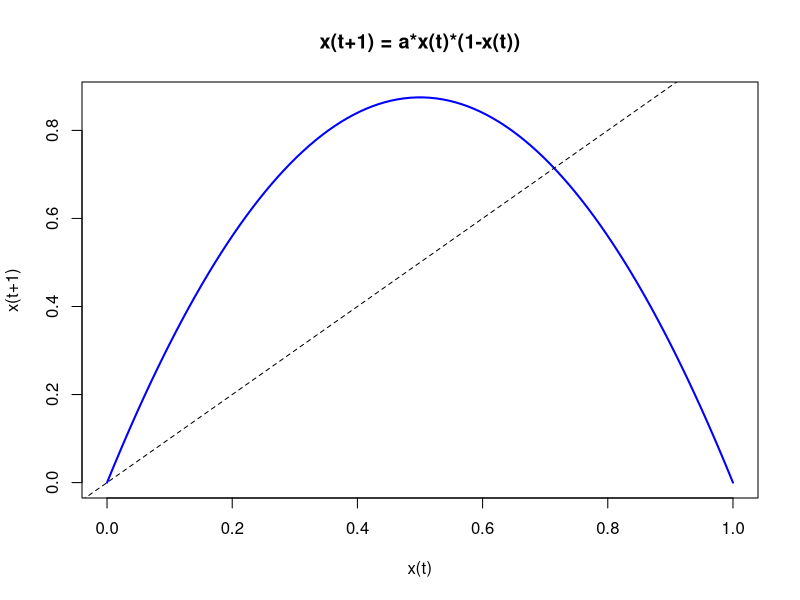
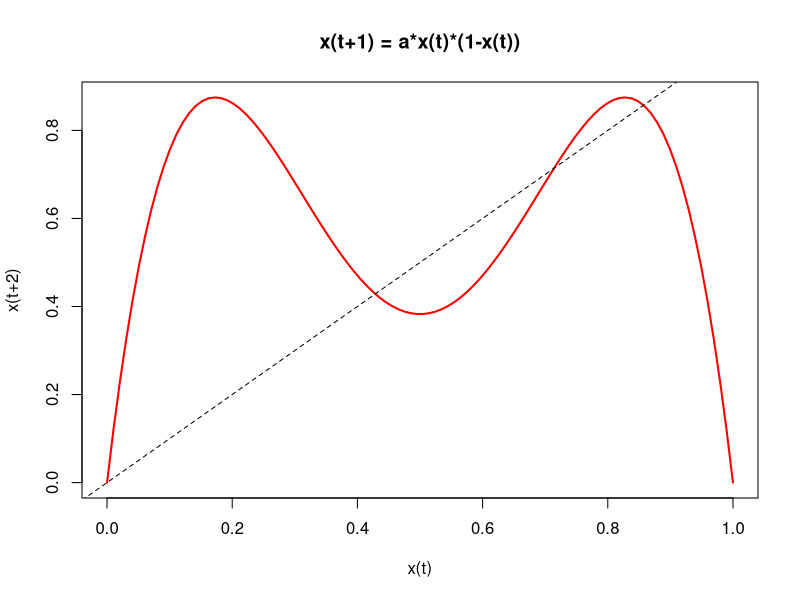
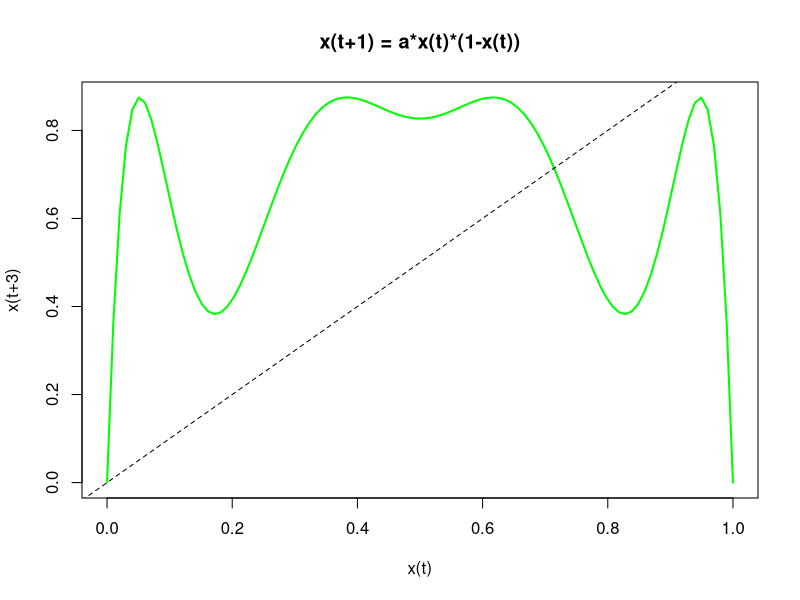
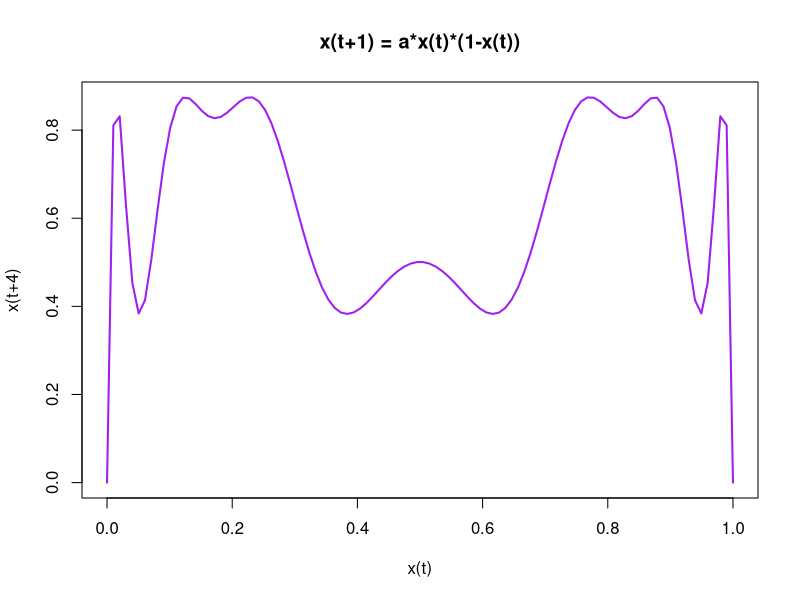

Write R code to recreate these figures, in order.
# Robert May's logistic map: x(t+1) = a * x(t) * (1 - x(t)) #######
# Define the parameters
a <- 3.5 # Growth rate
x <- seq(0, 1, length.out = 100)  # Sequence of population values (0 to 1)

# Calculate the next population values
x_next <- a * x * (1 - x)

# Plot the equation
plot(x, x_next, type = "l", col = "blue", lwd = 2, xlab = "x(t)", ylab = "x(t+1)",
     main = "x(t+1) = a*x(t)*(1-x(t))")
abline(0, 1, lty = 2)  # Add a reference line (diagonal)

# plot x(t+2) vs x(t)
x_next2 <- a * x_next * (1 - x_next) # iterate once
plot(x, x_next2, type = "l", col = "red", lwd = 2, xlab = "x(t)", ylab = "x(t+2)",
     main = "x(t+1) = a*x(t)*(1-x(t))")
abline(0, 1, lty = 2)  # Add a reference line (diagonal)

# plot x(t+3) vs x(t)
x_next3 <- a * x_next2 * (1 - x_next2) # iterate twice
plot(x, x_next3, type = "l", col = "green", lwd = 2, xlab = "x(t)", ylab = "x(t+3)",
     main = "x(t+1) = a*x(t)*(1-x(t))")
abline(0, 1, lty = 2)  # Add a reference line (diagonal)

# plot x(t+4) vs x(t)
x_next4 <- a * x_next3 * (1 - x_next3) # iterate three times
plot(x, x_next4, type = "l", col = "purple", lwd = 2, xlab = "x(t)", ylab = "x(t+4)",
     main = "x(t+1) = a*x(t)*(1-x(t))")



